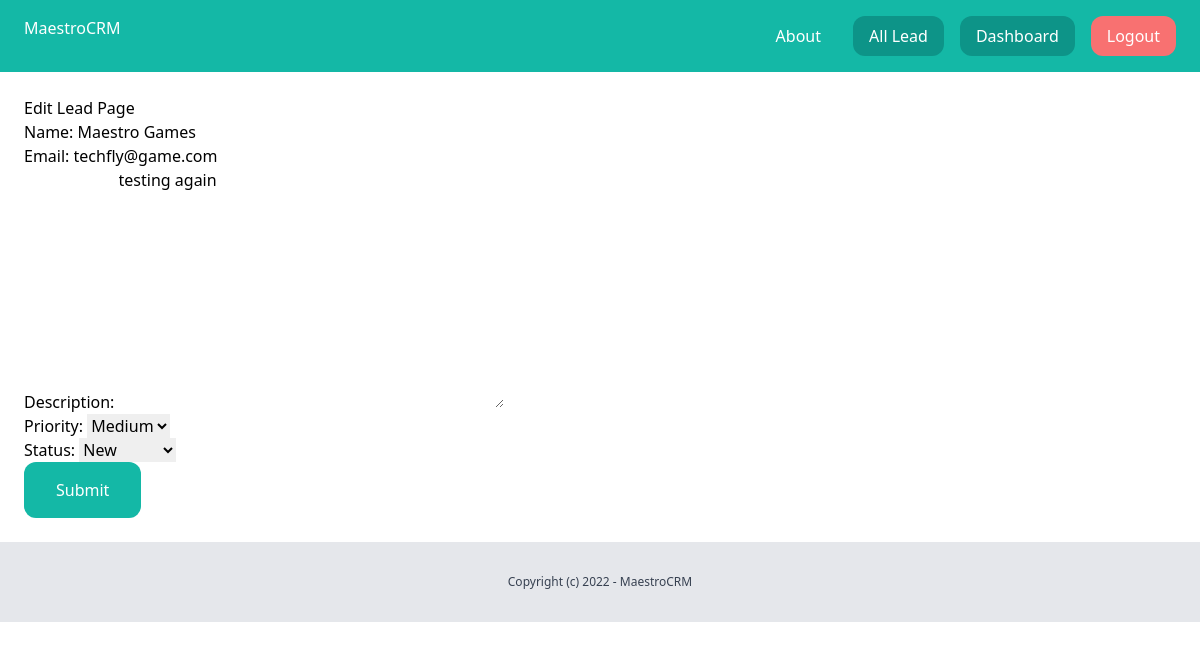
Screenshot of /lead/etdit_lead/19/edit/ (signed in) with the database file from the repository.
### lead/models.py (models this page shows, shortened)
class Lead(models.Model):
    LOW = 'low'
    MEDIUM =  'medium'
    HIGH = 'high'
    CHOICES_PRIORITY = (
        (LOW, 'Low'),
        (MEDIUM, 'Medium'),
        (HIGH, 'High' ),
    )
    NEW = 'new'
    CONTACTED = 'contacted'
    WON = 'won'
    LOST = 'lost'
    CHOICES_STATUS = (
        (NEW, 'New'),
        (CONTACTED, 'Contacted'),
        (WON, 'Won'),
        (LOST, 'Lost'),
    )
    name = models.CharField(max_length=225)
    email = models.EmailField()
    description = models.TextField(blank=True, null=True)
    priority = models.CharField(max_length=10, choices=CHOICES_PRIORITY, default=MEDIUM)
    status = models.CharField(max_length=10, choices=CHOICES_STATUS, default=MEDIUM)
    created_by = models.ForeignKey(User, related_name='leads', on_delete=models.CASCADE)
    convert_to_client = models.BooleanField(default=False)
    created_at = models.DateTimeField(auto_now_add=True)
    modified_at = models.DateTimeField(auto_now=True)

### lead/views.py (the view)
# urls.py: path('etdit_lead/<int:pk>/edit/', views.edit_lead, name='edit_lead'),
@login_required
def edit_lead(request, pk):
    lead = get_object_or_404(Lead, created_by=request.user, pk=pk)
    if request.method == 'POST':
        form = AddLeadForm(request.POST, instance=lead)
        if form.is_valid():
            form.save()
            messages.success(request, f"{lead.name} has been edited successfully.")
            return redirect('leads_list')
    else:
        form = AddLeadForm(instance=lead)
        return render(request, 'lead/edit_lead.html', {
            'form':form
        })

### lead/forms.py
class AddLeadForm(forms.ModelForm):
    class Meta:
        model = Lead
        fields = ('name', 'email', 'description', 'priority', 'status',)

### lead/templates/lead/edit_lead.html (shortened to what this page needs)
{% extends 'core/base.html' %}
{% block content %}
<div class="py-6 px-6">
    <h1 class="tet-xl"> Edit Lead Page</h1>
    <form method="post" action=".">
        {{ form.as_p }}
        <button type="submit" class="py-4 px-8 bg-teal-500 text-white rounded-xl">Submit</button>
    </form>
</div>
{% endblock %}

### rows the page displays
Lead: name "Maestro Games", email "techfly@game.com", description "testing again", priority "Medium", status "New"
